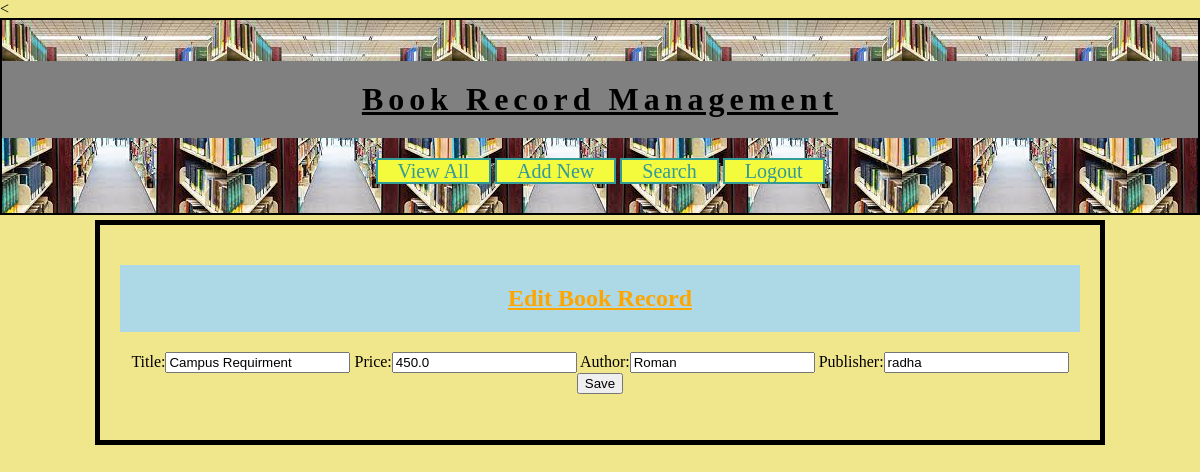
The app's page /BRMapp/edit-book?bookid=3 (signed in) with its own data.
### BRMapp/models.py (models this page shows)
class Book(models.Model):
    title=models.CharField(max_length=100)
    price=models.FloatField()
    author=models.CharField(max_length=100)
    publisher=models.CharField(max_length=100)

### BRMapp/views.py (the view)
# urls.py: url('edit-book',views.editBook),
@login_required(login_url="/BRMapp/login/")
def editBook(request):
    book=models.Book.objects.get(id=request.GET['bookid'])
    fields={'title':book.title,'price':book.price,'author':book.author,'publisher':book.publisher}
    form=NewBookForm(initial=fields)
    res=render(request,'BRMapp/edit_book.html',{'form':form,'book':book})
    return res

### BRMapp/forms.py
class NewBookForm(forms.Form):
    title=forms.CharField(label='Title',max_length=100)
    price=forms.FloatField(label='Price')
    author=forms.CharField(label='Author',max_length=100)
    publisher=forms.CharField(label='Publisher',max_length=100)

### templates/BRMapp/edit_book.html (shortened to what this page needs)
<<!DOCTYPE html>
{% load static  %}
<html lang="en" dir="ltr">
  <head>
    <link rel='stylesheet' href="{%static 'css/BRMstyle.css' %}">
  </head>
  <body>
    <div id="header">
      <h1>Book Record management</h1>
      <div id='nav'>
        <a href="/BRMapp/view-books">View All</a>
        <a href="/BRMapp/new-book">Add New</a>
        <a href="/BRMapp/search-book">Search</a>
        <a href="/BRMapp/logout">Logout</a>
        </div>
      </div>
      <div id="main">
        <h2>Edit Book Record</h2>
        <form action="/BRMapp/edit" method='post'>
          {{form}}
          <input type="submit" value="Save">
        </form>
      </div>
  </body>
</html>

### static/css/BRMstyle.css (style rules this page uses)
body { background-color:khaki; margin:0px 0px 0px 0px; font-family:"georgia"; }
#header { background-image: url('../images/download.jpg'); text-transform:capitalize; background-color:#329A97; border:solid 2px black; padding-bottom:30px; padding-top:20px; text-align:center; }
#header h1 { text-align:center; color:black; background-color: grey ; padding-top:20px; padding-bottom:20px; letter-spacing:5px; text-decoration:underline; }
#nav { width:60%; margin:auto; }
#nav a { background-color:#F4FA3C; width:150px; border:solid 2px #329A97; font-size:20px; text-decoration:none; color:#329A97; padding-left:20px; padding-right:20px; }
#main { border-style: solid; margin: auto; border:solid 5px black; width:80%; padding:5px; margin-top:5px; padding-bottom:30px; padding-top:20px; padding-left:20px; padding-right:20px; }
#main h2 { background-color:lightblue ; padding-bottom:20px; padding-top:20px; color:orange; text-decoration:underline ; }
#main form, #main h2 { text-align:center; }

### records on screen
Book: title "Campus Requirment", price "450.0", author "Roman", publisher "radha"
